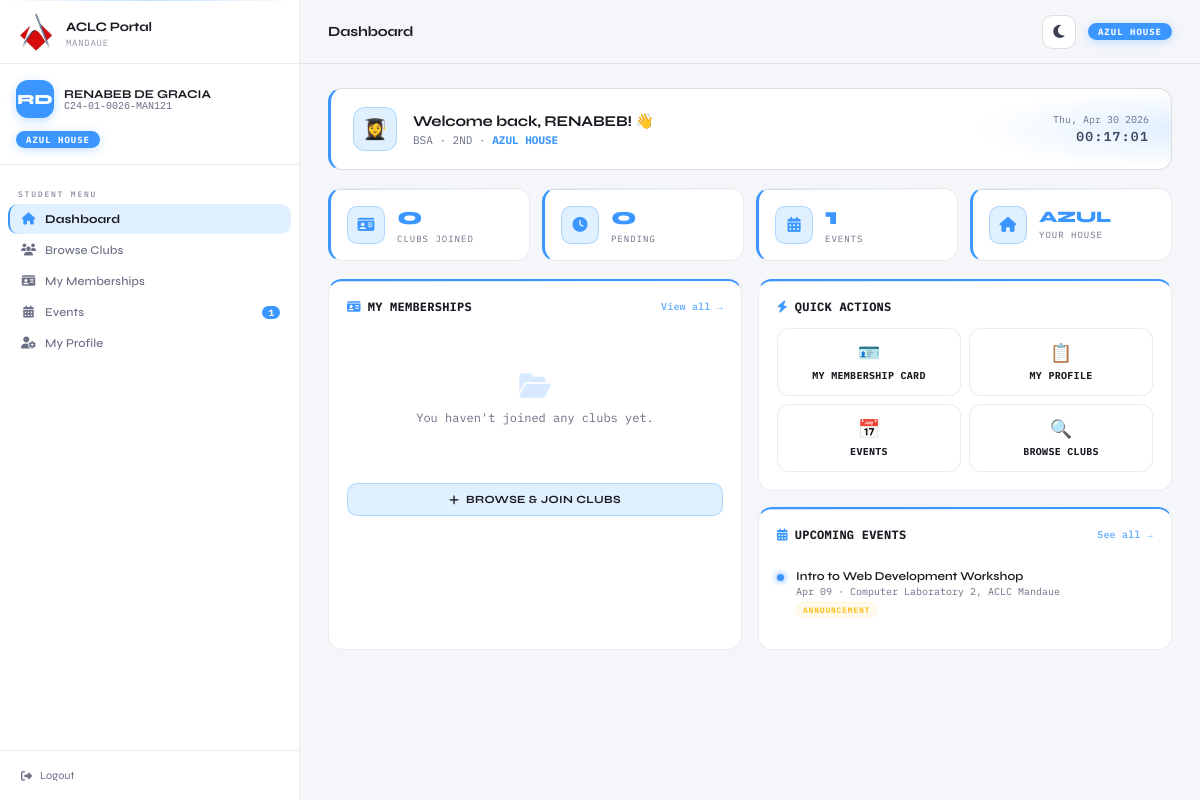
The page /student/dashboard.php (signed in) on the database its author committed.
### tables this page shows
CREATE TABLE `students` (
  `id` int(11) NOT NULL,
  `student_id` varchar(30) NOT NULL COMMENT 'Format: C24-01-XXXX-HOU',
  `last_name` varchar(100) NOT NULL,
  `first_name` varchar(100) NOT NULL,
  `middle_name` varchar(100) DEFAULT NULL,
  `course` varchar(20) DEFAULT NULL,
  `level` varchar(10) DEFAULT NULL,
  `status` varchar(30) DEFAULT 'STUDENT',
  `house` varchar(20) DEFAULT NULL,
  `password` varchar(255) DEFAULT NULL COMMENT 'NULL = not yet registered',
  `email` varchar(150) DEFAULT NULL,
  `phone` varchar(20) DEFAULT NULL,
  `profile_pic` varchar(255) DEFAULT NULL,
  `is_active` tinyint(1) DEFAULT 1,
  `created_at` timestamp NOT NULL DEFAULT current_timestamp(),
  `updated_at` timestamp NOT NULL DEFAULT current_timestamp() ON UPDATE current_timestamp()
);

CREATE TABLE `events` (
  `id` int(11) NOT NULL,
  `club_id` int(11) DEFAULT NULL,
  `title` varchar(200) NOT NULL,
  `description` text DEFAULT NULL,
  `event_date` date DEFAULT NULL,
  `event_time` time DEFAULT NULL,
  `venue` varchar(200) DEFAULT NULL,
  `type` enum('event','announcement') DEFAULT 'event',
  `house` varchar(20) DEFAULT NULL COMMENT 'NULL = all houses',
  `created_by` int(11) DEFAULT NULL,
  `created_at` timestamp NOT NULL DEFAULT current_timestamp(),
  `is_active` tinyint(1) DEFAULT 1
);

### includes/config.php (called while the page is built, shortened)
<?php
function sanitize($str) {
    return htmlspecialchars(trim((string)$str), ENT_QUOTES, 'UTF-8');
}
function getHouseColor($house, $type = 'primary') {
    $colors = constant('HOUSE_COLORS');
    return $colors[strtoupper($house)][$type] ?? '#555555';
}
?>

### student/dashboard.php (the view, shortened to what this page needs)
<?php
require_once '../includes/config.php';
$db         = getDB();
$student_id = $_SESSION['student_id'];
$stmt = $db->prepare("SELECT * FROM students WHERE student_id = ?");
$stmt->execute([$student_id]);
$student = $stmt->fetch();
$approved_count = $db->prepare("SELECT COUNT(*) FROM memberships WHERE student_id=? AND status='approved'");
$approved_count->execute([$student_id]);
$approved_count = (int)$approved_count->fetchColumn();
$pending_count = $db->prepare("SELECT COUNT(*) FROM memberships WHERE student_id=? AND status='pending'");
$pending_count->execute([$student_id]);
$pending_count = (int)$pending_count->fetchColumn();
$mem_stmt = $db->prepare("SELECT m.*, c.club_name, c.description FROM memberships m
    JOIN clubs c ON m.club_id=c.id WHERE m.student_id=? ORDER BY m.status='approved' DESC, m.applied_at DESC LIMIT 4");
$mem_stmt->execute([$student_id]);
$memberships = $mem_stmt->fetchAll();
$ev_stmt = $db->prepare("SELECT e.*, c.club_name FROM events e LEFT JOIN clubs c ON e.club_id=c.id
    WHERE (e.house=? OR e.house IS NULL)
    ORDER BY CASE WHEN e.event_date >= CURDATE() THEN 0 ELSE 1 END, ABS(DATEDIFF(e.event_date, CURDATE())) LIMIT 4");
$ev_stmt->execute([$student['house']]);
$events = $ev_stmt->fetchAll();
$ev_total = $db->prepare("SELECT COUNT(*) FROM events WHERE house=? OR house IS NULL");
$ev_total->execute([$student['house']]);
$ev_total = (int)$ev_total->fetchColumn();
$houseTxt  = getHouseColor($student['house'], 'text');
$initials = strtoupper(substr($student['first_name'],0,1) . substr($student['last_name'],0,1));
?>
<!DOCTYPE html>
<html lang="en">
<head>
<link rel="stylesheet" href="../css/portal.css">
<link rel="stylesheet" href="https://cdnjs.cloudflare.com/ajax/libs/font-awesome/6.4.0/css/all.min.css">
</head>
<body>
<div class="dashboard-wrap">
    <aside class="sidebar">
        <div class="sb-brand" >
             <div class="logo">
                <img src="../assets/aclc_logo(1).png"  style="width:40px;height:40px;object-fit:contain;">
            </div>
            <div>
                <div class="sb-title">ACLC Portal</div>
                <div class="sb-sub">Mandaue</div>
            </div>
        </div>
        <div style="padding:16px;border-bottom:1px solid var(--border)">
            <div style="display:flex;align-items:center;gap:10px">
                <div style="width:38px;height:38px;border-radius:12px;background:var(--acc);display:flex;align-items:center;justify-content:center;font-size:14px;font-weight:800;color:#fff;flex-shrink:0;box-shadow:0 3px 10px var(--acc-mid)"><?= $initials ?></div>
                <div>
                    <div style="font-size:12px;font-weight:700;color:var(--text-primary)"><?= sanitize($student['first_name']) ?> <?= sanitize($student['last_name']) ?></div>
                    <div style="font-size:10px;color:var(--text-muted);font-family:monospace"><?= sanitize($student['student_id']) ?></div>
                </div>
            </div>
            <div style="margin-top:10px">
                <span class="house-badge" style="background:var(--acc);color:<?= $houseTxt ?>"><?= sanitize($student['house']) ?> HOUSE</span>
            </div>
        </div>
        <nav class="sb-nav">
            <div class="sb-section-label">Student Menu</div>
            <a href="dashboard.php" class="sb-item active"><i class="fas fa-home"></i> Dashboard</a>
            <a href="clubs.php" class="sb-item"><i class="fas fa-users"></i> Browse Clubs</a>
            <a href="memberships.php" class="sb-item">
                <i class="fas fa-id-card"></i> My Memberships
            </a>
            <a href="events.php" class="sb-item"><i class="fas fa-calendar-alt"></i> Events
                <?php if ($ev_total > 0): ?><span class="badge-count"><?= $ev_total ?></span><?php endif; ?>
            </a>
            <a href="profile.php" class="sb-item"><i class="fas fa-user-cog"></i> My Profile</a>
        </nav>
        <div class="sb-foot">
            <a href="../logout.php" class="sb-logout"><i class="fas fa-sign-out-alt"></i> Logout</a>
        </div>
    </aside>
    <main class="main">
        <div class="topbar">
            <div class="topbar-title">Dashboard</div>
            <div class="topbar-right"><button class="theme-toggle" id="themeToggle" title="Toggle theme"><i class="fas fa-moon"></i></button>
                <span class="house-badge"><?= sanitize($student['house']) ?> HOUSE</span>
            </div>
        </div>
        <div class="page-content">
            <div class="welcome-banner">
                <div class="welcome-avatar" style="font-size:20px">👩‍🎓</div>
                <div>
                    <div class="welcome-name">Welcome back, <?= sanitize($student['first_name']) ?>! 👋</div>
                    <div class="welcome-info">
                        <?= sanitize($student['course'] ?? 'Student') ?>
                        <?php if (!empty($student['level'])): ?> · <?= sanitize($student['level']) ?><?php endif; ?>
                        · <span class="welcome-house"><?= sanitize($student['house']) ?> HOUSE</span>
                    </div>
                </div>
                <div class="welcome-right">
                    <div class="welcome-date"><?= date('D, M d Y') ?></div>
                    <div class="welcome-time" id="liveClock"></div>
                </div>
            </div>
            <div class="stats-row">
                <div class="stat-card">
                    <div class="stat-icon"><i class="fas fa-id-card"></i></div>
                    <div>
                        <div class="stat-val"><?= $approved_count ?></div>
                        <div class="stat-label">Clubs Joined</div>
                    </div>
                </div>
                <div class="stat-card">
                    <div class="stat-icon"><i class="fas fa-clock"></i></div>
                    <div>
                        <div class="stat-val"><?= $pending_count ?></div>
                        <div class="stat-label">Pending</div>
                    </div>
                </div>
                <div class="stat-card">
                    <div class="stat-icon"><i class="fas fa-calendar-alt"></i></div>
                    <div>
                        <div class="stat-val"><?= $ev_total ?></div>
                        <div class="stat-label">Events</div>
                    </div>
                </div>
                <div class="stat-card">
                    <div class="stat-icon"><i class="fas fa-home"></i></div>
                    <div>
                        <div class="stat-val" style="font-size:16px;font-weight:800"><?= sanitize($student['house']) ?></div>
                        <div class="stat-label">Your House</div>
                    </div>
                </div>
            </div>
            <div class="grid-2col">
                <div class="card">
                    <div class="card-head">
                        <span class="card-title"><i class="fas fa-id-card"></i> My Memberships</span>
                        <a href="memberships.php" class="card-link">View all →</a>
                    </div>
                    <?php if (empty($memberships)): ?>
                    <div class="empty-state">
                        <i class="fas fa-folder-open"></i>
                        You haven't joined any clubs yet.
                    </div>
                    <?php endif; ?>
                    <a href="clubs.php" class="btn-browse" style="margin-top:14px">
                        <i class="fas fa-plus"></i> Browse &amp; Join Clubs
                    </a>
                </div>
                <div class="col-right">
                    <div class="card">
                        <div class="card-head">
                            <span class="card-title"><i class="fas fa-bolt"></i> Quick Actions</span>
                        </div>
                        <div class="actions-grid">
                            <a href="memberships.php" class="action-btn">
                                <div class="action-icon">🪪</div>
                                <span class="action-label">My Membership Card</span>
                            </a>
                            <a href="profile.php" class="action-btn">
                                <div class="action-icon">📋</div>
                                <span class="action-label">My Profile</span>
                            </a>
                            <a href="events.php" class="action-btn">
                                <div class="action-icon">📅</div>
                                <span class="action-label">Events</span>
                            </a>
                            <a href="clubs.php" class="action-btn">
                                <div class="action-icon">🔍</div>
                                <span class="action-label">Browse Clubs</span>
                            </a>
                        </div>
                    </div>
                    <div class="card">
                        <div class="card-head">
                            <span class="card-title"><i class="fas fa-calendar-alt"></i> Upcoming Events</span>
                            <a href="events.php" class="card-link">See all →</a>
                        </div>
                        <?php if (empty($events)): ?>
                        <div class="empty-state">
                            <i class="fas fa-calendar-times"></i>
                            No events yet.
                        </div>
                        <?php else: ?>
                        <?php foreach ($events as $ev): ?>
                        <div class="event-item">
                            <div class="event-dot"></div>
                            <div>
                                <div class="event-title"><?= sanitize($ev['title']) ?></div>
                                <div class="event-meta">
                                    <?= $ev['event_date'] ? date('M d', strtotime($ev['event_date'])) : 'TBA' ?>
                                    <?= $ev['venue'] ? ' · ' . sanitize($ev['venue']) : '' ?>
                                </div>
                                <span class="event-tag tag-<?= $ev['type'] ?>"><?= ucfirst($ev['type']) ?></span>
                            </div>
                        </div>
                        <?php endforeach; ?>
                        <?php endif; ?>
                    </div>
                </div>
            </div>
        </div>
    </main>
</div>
</body>
</html>

### rows shown on the page
students: initials "RD", first_name "RENABEB", last_name "DE GRACIA", student "C24-01-0026-MAN121", house "AZUL", course "BSA", level "2ND"
events: title "Intro to Web Development Workshop", event_date "Apr 09", venue "Computer Laboratory 2, ACLC Mandaue", type "ANNOUNCEMENT"

### other values the page prints
$ev_total "1"
$approved_count "0"
$pending_count "0"
